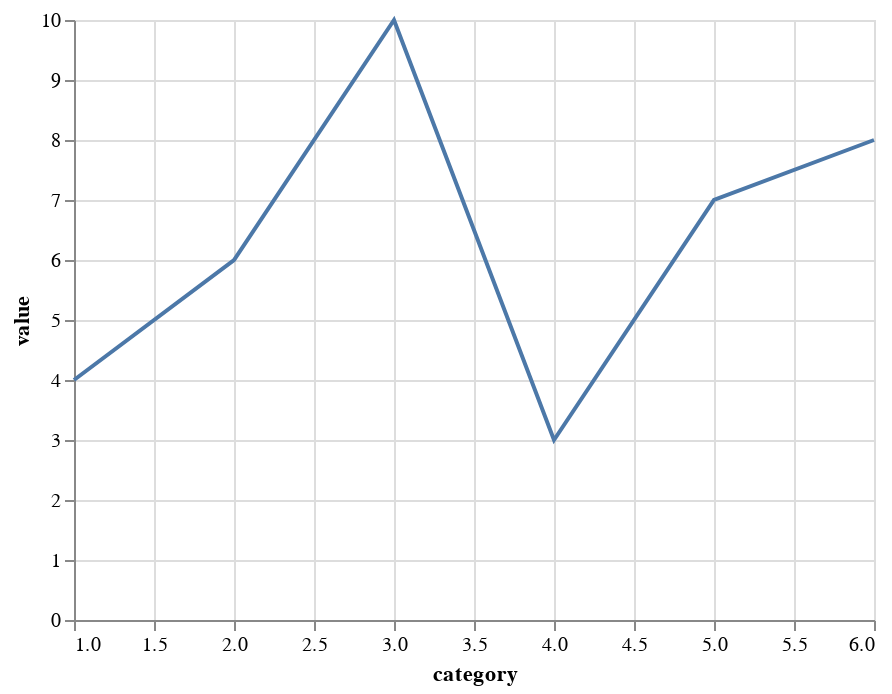

The notebook cell this image was saved under:
### Markdown cell above
## Line mark

Line mark is another commonly used mark.

### Code cell
line_chart = base.mark_line()
line_chart

### Figure 1 — Vega-Lite specification as saved in the notebook (floating-point values rounded to 4 significant figures)
{"config": {"view": {"continuousWidth": 400, "continuousHeight": 300}}, "data": {"name": "data-c9896de6322bcd9cf0fe9396e0b72d16"}, "mark": "line", "encoding": {"x": {"field": "category", "type": "quantitative"}, "y": {"field": "value", "type": "quantitative"}}, "$schema": "https://vega.github.io/schema/vega-lite/v4.17.0.json", "datasets": {"data-c9896de6322bcd9cf0fe9396e0b72d16": [{"category": 1, "value": 4}, {"category": 2, "value": 6}, {"category": 3, "value": 10}, {"category": 4, "value": 3}, {"category": 5, "value": 7}, {"category": 6, "value": 8}]}}
